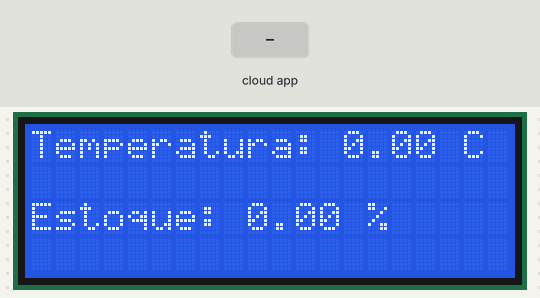
A sketch run on a simulated ESP8266 (NodeMCU). Parts: 20×4 character LCD. The test bench sets the inputs (shaded band). WiFi joins after 1.5 s; servers stay silent unless stated; the Firebase database answers and starts empty; what the sketch prints to the serial monitor is not drawn.

Above: at 7.8 s.
7.9 s: the phone or cloud app sets temperatura to 100
At 9.4 s:
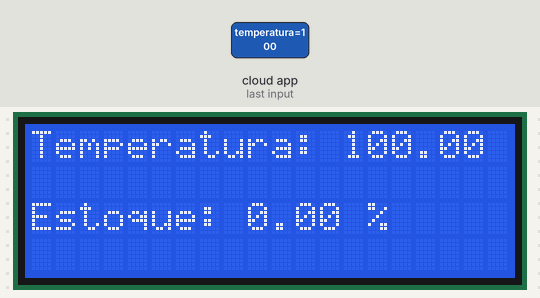
9.8 s: the phone or cloud app sets estoque to 25
At 11.6 s:
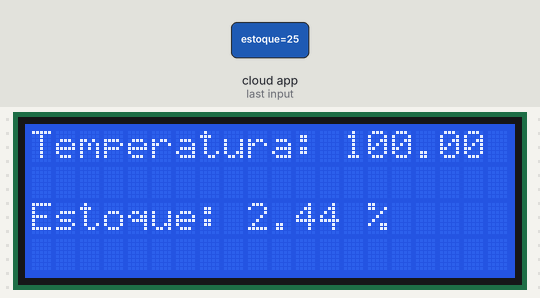
12.4 s: the phone or cloud app sets temperatura to 25
At 14.8 s:
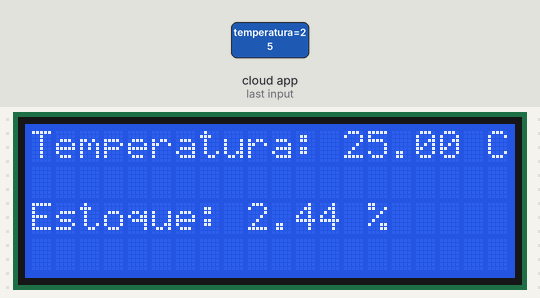
15.1 s: the phone or cloud app sets temperatura to 0
At 16.9 s:
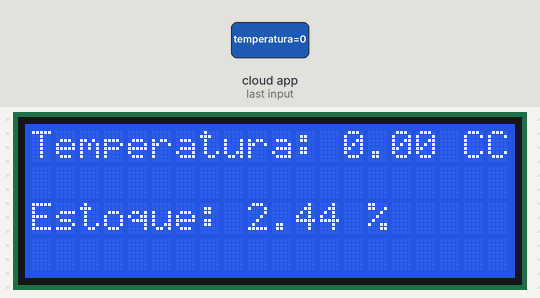
17.8 s: the phone or cloud app sets estoque to 50
At 20.1 s:
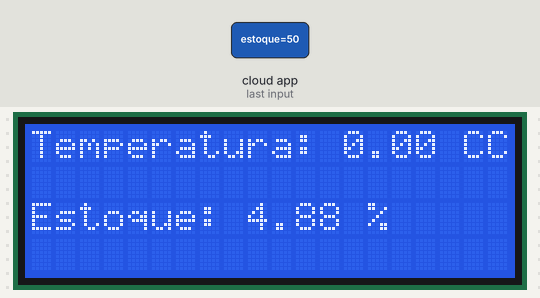
Timing chart, 0 to 21.4 s (numbered marks = the images above; inputs shaded):
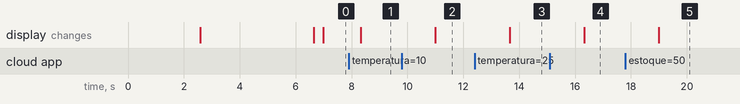

The sketch:

Display_I2C_v1.0.ino
```cpp
#include <ESP8266WiFi.h>
#include <FirebaseESP8266.h>
#include <WiFiClientSecure.h>

#include <Wire.h>
#include <LiquidCrystal_I2C.h>

LiquidCrystal_I2C lcd(0x27,20,4);

//Firebase e WiFi
#define FIREBASE_HOST "https://mumid-prototype-23da6-default-rtdb.firebaseio.com/"
#define FIREBASE_AUTH "bqZy1UegK5hvvwkfYG7TL3k4TZFluxE673H8qrzD"
#define WIFI_SSID "Theios"
#define WIFI_PASSWORD "lucas2001"
FirebaseData firedata;
WiFiClientSecure client;


float val_temp = 0;
float val_estoque = 0;

void setup()
{

  Serial.begin(9600);

  //conectando com wifi
  WiFi.begin(WIFI_SSID, WIFI_PASSWORD);
  Serial.print("Conectando em: ");
  Serial.print(WIFI_SSID);
    while (WiFi.status() != WL_CONNECTED) {
    Serial.print(".");
    delay(500);
    }
  Serial.println();
  Serial.print("Conectado no IP: ");
  Serial.println(WiFi.localIP());

  //inciando conexão firebas
  Firebase.begin(FIREBASE_HOST, FIREBASE_AUTH);
  Firebase.reconnectWiFi(true);
  delay(1000);

  client.setInsecure();

  LCD();

}
void LCD(){

  lcd.init();
  lcd.backlight();
  lcd.setCursor(5,0);
  lcd.print("MUMID 2021");
  lcd.setCursor(3,2);
  lcd.print("IFSC Criciuma");
  delay(4000);
  lcd.init();

}
void loop()
{


 lertemp_e_estoque();
 printa_valores();
 delay(1000);

}
void lertemp_e_estoque(){

  //firebase
  if (Firebase.getFloat(firedata, "/Dados/temperatura")) {    // On successful Write operation, function returns 1

    val_temp = firedata.floatData();

    Serial.println("Temperatura recebida do firebase = ");
    Serial.print(val_temp);
    Serial.print(" °C");
    Serial.println("\n");

  }else {
    Serial.println(firedata.errorReason());
  }

  if (Firebase.getFloat(firedata, "/Dados/estoque")) {    // On successful Write operation, function returns 1

    val_estoque = firedata.floatData();
    val_estoque = (val_estoque/1024)*100;

    Serial.println("Estoque recebido do firebase = ");
    Serial.print(val_estoque);
    Serial.print(" %");
    Serial.println("\n");

  }else {
    Serial.println(firedata.errorReason());
  }
}
void printa_valores(){

  lcd.setCursor(0,0);
  lcd.print("Temperatura: ");
  lcd.print(val_temp);
  lcd.print(" C");

  lcd.setCursor(0,2);
  lcd.print("Estoque: ");
  lcd.print(val_estoque);
  lcd.print(" %");

}
```

Measured:
- after the input at 7.9 s, the display: changes after 0.42 s (image 1)
- after the input at 9.8 s, the display: changes after 1.2 s (image 2)
- after the input at 12.4 s, the display: changes after 1.3 s (image 3)
- after the input at 15.1 s, the display: changes after 1.2 s (image 4)
- after the input at 17.8 s, the display: changes after 1.2 s (image 5)
